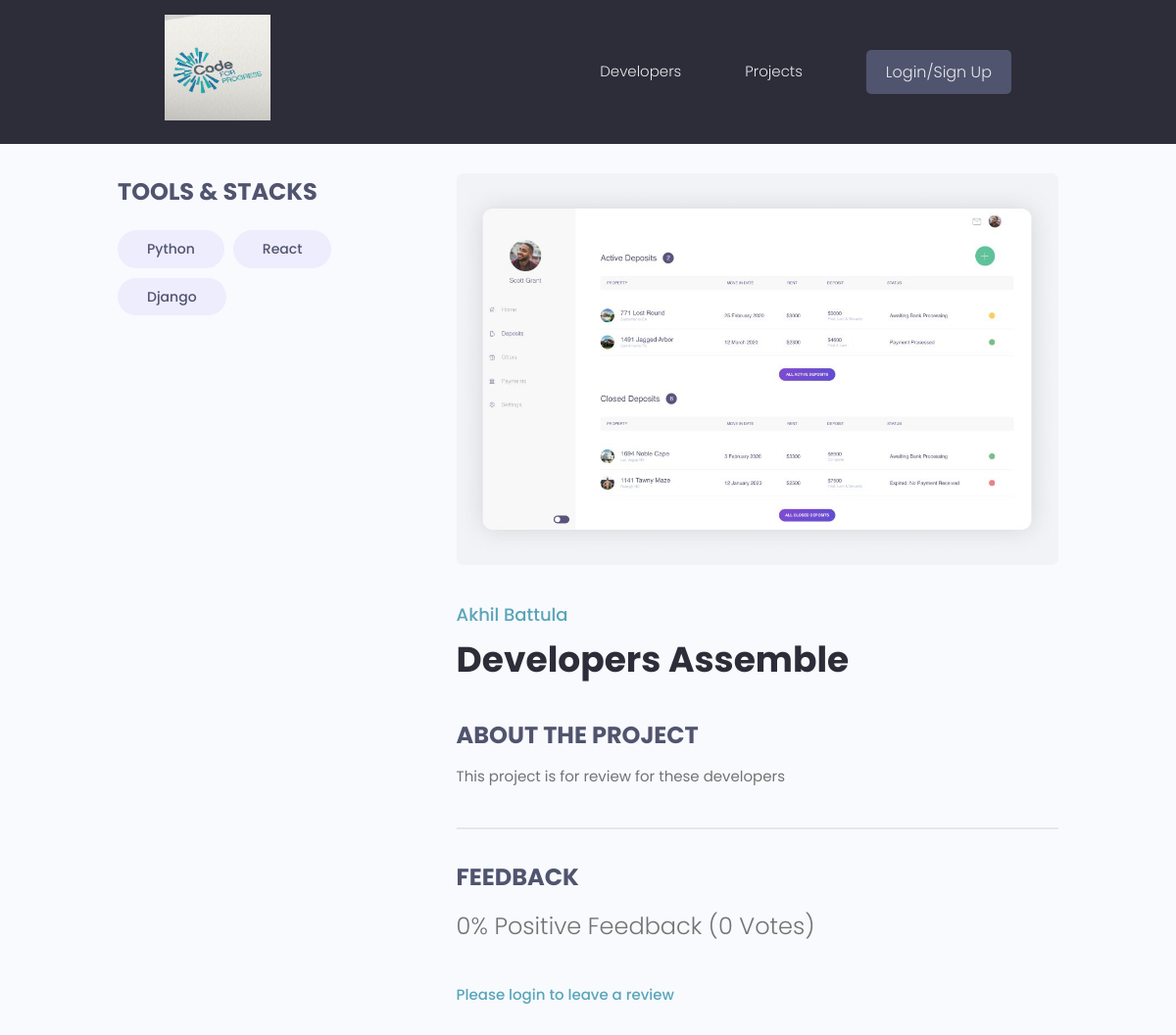
Page /projects/project/d20fd8d6-a318-406f-8efb-2f78579e5ae7/ on the committed database.
### projects/models.py (models this page shows, shortened)
class Tag(models.Model):
    name = models.CharField(max_length=200)
    created = models.DateTimeField(auto_now_add=True)
    id = models.UUIDField(default=uuid.uuid4, unique=True,
                          primary_key=True, editable=False)
    def __str__(self):
        return self.name

class Project(models.Model):
    owner = models.ForeignKey(
        Profile, null=True, blank=True, on_delete=models.CASCADE)
    title = models.CharField(max_length=200)
    description = models.TextField(null=True, blank=True)
    featured_image = models.ImageField(
        null=True, blank=True, default="default.jpg")
    demo_link = models.CharField(max_length=2000, null=True, blank=True)
    source_link = models.CharField(max_length=2000, null=True, blank=True)
    tags = models.ManyToManyField('Tag', blank=True)
    vote_total = models.IntegerField(default=0, null=True, blank=True)
    vote_ratio = models.IntegerField(default=0, null=True, blank=True)
    created = models.DateTimeField(auto_now_add=True)
    id = models.UUIDField(default=uuid.uuid4, unique=True,
                          primary_key=True, editable=False)
    class Meta:
        ordering = ['-vote_ratio', '-vote_total', 'title']
    @property
    def imageURL(self):
        try:
            url = self.featured_image.url
        except:
            url = ''
        return url
    @property
    def reviewers(self):
        queryset = self.review_set.all().values_list('owner__id', flat=True)
        return queryset

### users/models.py (models this page shows, shortened)
class Profile(models.Model):
    user = models.OneToOneField(
        User, on_delete=models.CASCADE, null=True, blank=True)
    name = models.CharField(max_length=200, blank=True, null=True)
    email = models.EmailField(max_length=500, blank=True, null=True)
    username = models.CharField(max_length=200, blank=True, null=True)
    location = models.CharField(max_length=200, blank=True, null=True)
    short_intro = models.CharField(max_length=200, blank=True, null=True)
    bio = models.TextField(blank=True, null=True)
    profile_image = models.ImageField(
        null=True, blank=True, upload_to='profiles/', default="profiles/user-default.png")
    social_github = models.CharField(max_length=200, blank=True, null=True)
    social_twitter = models.CharField(max_length=200, blank=True, null=True)
    social_linkedin = models.CharField(max_length=200, blank=True, null=True)
    social_youtube = models.CharField(max_length=200, blank=True, null=True)
    social_website = models.CharField(max_length=200, blank=True, null=True)
    created = models.DateTimeField(auto_now_add=True)
    id = models.UUIDField(default=uuid.uuid4, unique=True,
                          primary_key=True, editable=False)
    class Meta:
        ordering = ['created']

### projects/views.py (the view, shortened to what this page needs)
# urls.py: path('project/<str:pk>/', views.project, name="project"),
def project(request, pk):
    projectObj = Project.objects.get(id=pk)
    form = ReviewForm()
    return render(request, 'projects/single-project.html', {'project': projectObj, 'form': form})

### projects/templates/projects/single-project.html (shortened to what this page needs)
{% extends 'main.html' %}
{% block content %}
<main class="singleProject my-md">
    <div class="container">
        <div class="layout">
            <div class="column column--1of3">
                <h3 class="singleProject__subtitle">Tools & Stacks</h3>
                <div class="singleProject__toolStack">
                    {% for tag in project.tags.all %}
                    <span class="tag tag--pill tag--sub tag--lg">
                        <small>{{tag}}</small>
                    </span>
                    {% endfor %}
                </div>
            </div>
            <div class="column column--2of3">
                <img class="singleProject__preview" src="{{ project.imageURL }}" alt="portfolio thumbnail" />
                <a href="{% url 'user-profile' project.owner.id  %}"
                    class="singleProject__developer">{{project.owner.name}}</a>
                <h2 class="singleProject__title">{{project.title}}</h2>
                <h3 class="singleProject__subtitle">About the Project</h3>
                <div class="singleProject__info">
                    {{project.description}}
                </div>
                <div class="comments">
                    <h3 class="singleProject__subtitle">Feedback</h3>
                    <h5 class="project--rating">
                        {{project.vote_ratio}}% Positive Feedback ({{project.vote_total}}
                        Vote{{project.vote_total|pluralize:"s"}})
                    </h5>
                    {% if request.user.profile.id in project.reviewers %}
                    <p>You have already submitted your review for this project</p>
                    {% elif request.user.profile == project.owner %}
                    <p>You cannot review your own work</p>
                    {% else %}
                    <a href="{% url 'login' %}?next={{request.path}}">Please login to leave a review</a>
                    {% endif %}
                </div>
            </div>
        </div>
    </div>
</main>
{% endblock %}

### static/styles/app.css (style rules this page uses)
:root { --color-sub: #2d2d39; }
img { width: 100%; }
.singleProject .column--1of3 { order: 2; }
@media screen and (min-width: 1081px) { .singleProject .column--1of3 { order: 1; } }
@media screen and (min-width: 1081px) { .singleProject .column--2of3 { order: 2; } }
.singleProject__toolStack { margin-top: 2rem; margin-bottom: 4rem; }
.singleProject__preview { height: 50vh; object-fit: cover; object-position: top center; margin-bottom: 3rem; border-radius: 0.7rem; }
.singleProject__developer { font-size: 1.8rem; font-weight: 500; }
.singleProject__title { font-size: 3.6rem; font-weight: 700; color: var(--color-sub); margin-bottom: 3rem; }
.project--rating { margin-bottom: 1.6em; margin-top: .5em; }
.singleProject__subtitle { text-transform: uppercase; font-size: 2.4rem; font-weight: 700; color: var(--color-sub-light); margin-bottom: 1rem; }
.comments { margin-top: 4rem; padding-top: 3rem; border-top: 2px solid var(--color-light); }

### static/uikit/styles/modules/_variables.css (style rules this page uses)
:root { --color-main: #5aa5b9; --color-main-light: #e6faff; --color-sub: #3f4156; --color-sub-light: #51546e; --color-sub-lighter: #ededfd; --color-text: #737373; --color-gray: #8b8b8b; --color-light: #e5e7eb; --color-light-gray: #767676; --color-bg: #f8fafd; --color-white: #fffefd; --color-white-light: #f3f3f3; --color-success: #359e64; --color-success-bg: #def8e8; --color-error: #fc4b0b; --color-error-bg: #fff2ee; --font-base: 'Poppins', arial, helvetica, 'Segoe UI', roboto, ubuntu, sans-serif; --font-monospace: 'Fira Code', 'Courier New', courier, monospace; --font-regular: 300; --font-medium: 500; --font-bold: 700; --generic-shadow: 1px 1px 5px #00000010; --generic-transition: all 0.3s ease-in-out; }

### static/uikit/styles/modules/_base.css (style rules this page uses)
* { margin: 0; padding: 0; box-sizing: border-box; text-rendering: optimizeLegibility; color: inherit; font-size: inherit; }
html { font-size: 50%; }
@media only screen and (min-width: 480px) { html { font-size: 56.25%; } }
@media only screen and (min-width: 1200px) { html { font-size: 62.5%; } }
body { line-height: 1.6; font-weight: 400; font-size: 1.5rem; color: var(--color-text); background-color: var(--color-bg); min-height: 100vh; }

### static/uikit/styles/modules/_typography.css (style rules this page uses)
* { font-family: var(--font-base); }
h2 { font-size: 3.6rem; font-weight: var(--font-bold); }
h3 { font-size: 3.2rem; font-weight: var(--font-medium); }
h5 { font-size: 2.4rem; font-weight: var(--font-medium); }
h5, h6 { font-weight: var(--font-regular); }
p, span, strong { font-size: 1.6rem; color: var(--color-text); font-weight: var(--font-regular); }
a { padding-bottom: 2px; text-decoration: none; display: inline-block; color: var(--color-main); font-weight: var(--font-medium); }

### static/uikit/styles/modules/_utilities.css (style rules this page uses)
.container { width: 92%; max-width: 165rem; margin: 0 auto; box-sizing: border-box; }
@media screen and (min-width: 1000px) { .container { width: 90%; } }
@media screen and (min-width: 1200px) { .container { width: 80%; } }
.my-md { margin: 3rem auto; }

### static/uikit/styles/modules/_tag.css (style rules this page uses)
.tag { display: inline-flex; align-items: center; background-color: var(--color-sub); height: -webkit-fit-content; height: -moz-fit-content; height: fit-content; width: -webkit-fit-content; width: -moz-fit-content; width: fit-content; border-radius: 0.5rem; padding: 0.5rem 1.5rem; font-size: 1.2rem; cursor: pointer; }
.tag:not(:last-child) { margin-right: 0.25rem; margin-bottom: 0.75rem; }
.tag > small { color: var(--color-white); }
.tag--pill { border-radius: 5rem; }
.tag--sub, .tag--sub > small { background: var(--color-sub-lighter); color: var(--color-sub-light); font-weight: 500; }
.tag--lg { padding: 0.8rem 3rem; font-size: 1.4rem; }
.tag--lg:not(:last-child) { margin-right: 0.5rem; margin-bottom: 1rem; }

### static/uikit/styles/modules/_layout.css (style rules this page uses)
.layout { display: flex; flex-flow: row wrap; justify-content: space-between; }
.layout > .column { margin-bottom: 3rem; }
.layout > .column.column--1of3 { flex-basis: 30%; }
.layout > .column.column--2of3 { flex-basis: 64%; }

### rows in the picture
Tag: name "Python"
Tag: name "React"
Tag: name "Django"
Project: imageURL (placeholder picture), owner.name "Akhil Battula", title "Developers Assemble", description "This project is for review for these developers", vote_ratio "0", vote_total "0"
